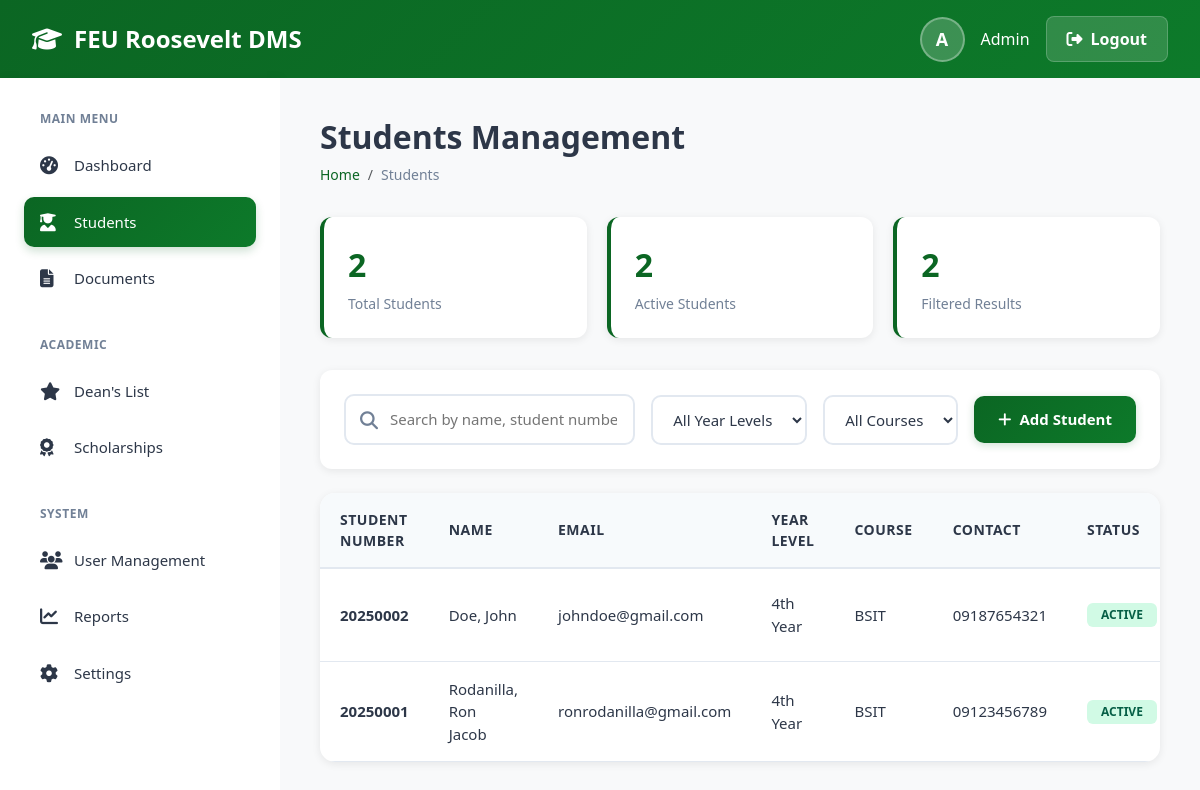
/students.php (signed in), run on the app's committed database.
### tables this page shows
CREATE TABLE `profile` (
  `profile_id` int(11) NOT NULL,
  `user_id` int(11) NOT NULL,
  `stud_id` int(11) NOT NULL,
  `student_number` varchar(50) NOT NULL,
  `firstName` varchar(100) NOT NULL,
  `lastName` varchar(100) NOT NULL,
  `middleName` varchar(100) DEFAULT NULL,
  `name` varchar(255) GENERATED ALWAYS AS (concat(`firstName`,' ',ifnull(concat(`middleName`,' '),''),`lastName`)) STORED,
  `course` varchar(255) DEFAULT NULL,
  `year_level` enum('1st Year','2nd Year','3rd Year','4th Year') DEFAULT NULL,
  `contactNumber` varchar(20) DEFAULT NULL,
  `address` text DEFAULT NULL,
  `created_at` timestamp NOT NULL DEFAULT current_timestamp(),
  `updated_at` timestamp NOT NULL DEFAULT current_timestamp() ON UPDATE current_timestamp()
);

CREATE TABLE `user` (
  `user_id` int(11) NOT NULL,
  `stud_id` int(11) DEFAULT NULL,
  `email` varchar(255) NOT NULL,
  `user_name` varchar(255) NOT NULL,
  `password` varchar(255) NOT NULL,
  `role` enum('Student','Admin','Dean','Registrar','Guidance') NOT NULL,
  `status` enum('Active','Inactive','Suspended') DEFAULT 'Active',
  `created_at` timestamp NOT NULL DEFAULT current_timestamp(),
  `last_login` timestamp NULL DEFAULT NULL
);

### students.php (the view, shortened to what this page needs)
<?php
include('include/db.php');
$search = $_GET['search'] ?? '';
$sql = "SELECT u.user_id, u.email, u.status, u.created_at, p.*
        FROM user u
        LEFT JOIN profile p ON u.user_id = p.user_id
        WHERE u.role = 'Student'";
$sql .= " ORDER BY p.lastName, p.firstName";
$students = $conn->query($sql);
$total_students = $conn->query("SELECT COUNT(*) as count FROM user WHERE role='Student'")->fetch_assoc()['count'];
$active_students = $conn->query("SELECT COUNT(*) as count FROM user WHERE role='Student' AND status='Active'")->fetch_assoc()['count'];
$user_name = $_SESSION['user_name'] ?? $_SESSION['role'];
$user_initial = substr($user_name, 0, 1);
?>
<!DOCTYPE html>
<html lang="en">
<head>
    <link rel="stylesheet" href="https://cdnjs.cloudflare.com/ajax/libs/font-awesome/6.4.0/css/all.min.css">
    <link href="https://cdn.jsdelivr.net/npm/bootstrap@5.3.5/dist/css/bootstrap.min.css" rel="stylesheet">
</head>
<body>
    <div class="header">
        <h1>
            <i class="fas fa-graduation-cap"></i>
            FEU Roosevelt DMS
        </h1>
        <div class="user-info">
            <div class="user-avatar"><?= $user_initial ?></div>
            <span><?= htmlspecialchars($user_name) ?></span>
            <a href="logout.php" class="logout-btn">
                <i class="fas fa-sign-out-alt"></i>
                Logout
            </a>
        </div>
    </div>
    <div class="layout-wrapper">
        <aside class="sidebar">
            <div class="nav-section">
                <div class="nav-section-title">Main Menu</div>
                <a href="admin_dashboard.php" class="nav-item">
                    <i class="fas fa-tachometer-alt"></i>
                    <span>Dashboard</span>
                </a>
                <a href="students.php" class="nav-item active">
                    <i class="fas fa-user-graduate"></i>
                    <span>Students</span>
                </a>
                <a href="documents.php" class="nav-item">
                    <i class="fas fa-file-alt"></i>
                    <span>Documents</span>
                </a>
            </div>
            <div class="nav-section">
                <div class="nav-section-title">Academic</div>
                <a href="deans_list.php" class="nav-item">
                    <i class="fas fa-star"></i>
                    <span>Dean's List</span>
                </a>
                <a href="scholarships.php" class="nav-item">
                    <i class="fas fa-award"></i>
                    <span>Scholarships</span>
                </a>
            </div>
            <div class="nav-section">
                <div class="nav-section-title">System</div>
                <a href="users.php" class="nav-item">
                    <i class="fas fa-users"></i>
                    <span>User Management</span>
                </a>
                <a href="reports.php" class="nav-item">
                    <i class="fas fa-chart-line"></i>
                    <span>Reports</span>
                </a>
                <a href="settings.php" class="nav-item">
                    <i class="fas fa-cog"></i>
                    <span>Settings</span>
                </a>
            </div>
        </aside>
        <main class="main-content">
            <div class="page-header">
                <h1>Students Management</h1>
                <nav aria-label="breadcrumb">
                    <ol class="breadcrumb">
                        <li class="breadcrumb-item"><a href="admin_dashboard.php">Home</a></li>
                        <li class="breadcrumb-item active">Students</li>
                    </ol>
                </nav>
            </div>
            <div class="stats-mini">
                <div class="stat-mini-card">
                    <div class="stat-mini-value"><?= number_format($total_students) ?></div>
                    <div class="stat-mini-label">Total Students</div>
                </div>
                <div class="stat-mini-card">
                    <div class="stat-mini-value"><?= number_format($active_students) ?></div>
                    <div class="stat-mini-label">Active Students</div>
                </div>
                <div class="stat-mini-card">
                    <div class="stat-mini-value"><?= $students ? $students->num_rows : 0 ?></div>
                    <div class="stat-mini-label">Filtered Results</div>
                </div>
            </div>
            <div class="toolbar">
                <div class="toolbar-row">
                    <div class="search-box">
                        <i class="fas fa-search"></i>
                        <input type="text" id="searchInput" placeholder="Search by name, student number, or email..."
                               value="<?= htmlspecialchars($search) ?>">
                    </div>
                    <select id="yearFilter" class="filter-select">
                        <option value="">All Year Levels</option>
                    </select>
                    <select id="courseFilter" class="filter-select">
                        <option value="">All Courses</option>
                    </select>
                    <button class="btn btn-primary" onclick="openModal()">
                        <i class="fas fa-plus"></i> Add Student
                    </button>
                </div>
            </div>
            <div class="content-card">
                <div class="table-responsive">
                    <table>
                        <thead>
                            <tr>
                                <th>Student Number</th>
                                <th>Name</th>
                                <th>Email</th>
                                <th>Year Level</th>
                                <th>Course</th>
                                <th>Contact</th>
                                <th>Status</th>
                            </tr>
                        </thead>
                        <tbody>
                            <?php if ($students && $students->num_rows > 0): ?>
                                <?php while($student = $students->fetch_assoc()): ?>
                                <tr>
                                    <td><strong><?= htmlspecialchars($student['student_number'] ?? 'N/A') ?></strong></td>
                                    <td><?= htmlspecialchars(($student['lastName'] ?? '') . ', ' . ($student['firstName'] ?? '')) ?></td>
                                    <td><?= htmlspecialchars($student['email']) ?></td>
                                    <td><?= htmlspecialchars($student['year_level'] ?? 'N/A') ?></td>
                                    <td><?= htmlspecialchars($student['course'] ?? 'N/A') ?></td>
                                    <td><?= htmlspecialchars($student['contactNumber'] ?? 'N/A') ?></td>
                                    <td>
                                        <span class="badge badge-<?= $student['status'] == 'Active' ? 'success' : 'warning' ?>">
                                            <?= htmlspecialchars($student['status']) ?>
                                        </span>
                                    </td>
                                </tr>
                                <?php endwhile; ?>
                            <?php endif; ?>
                        </tbody>
                    </table>
                </div>
            </div>
        </main>
    </div>
</body>
</html>

### data on the page
profile: student_number "20250002", lastName+firstName "Doe, John", user.email "johndoe@gmail.com", year_level "4th Year", course "BSIT", contactNumber "09187654321", user.status "ACTIVE"
profile: student_number "20250001", lastName+firstName "Rodanilla, Ron Jacob", user.email "ronrodanilla@gmail.com", year_level "4th Year", course "BSIT", contactNumber "09123456789", user.status "ACTIVE"

### other printed values
$user_initial "A"
$user_name "Admin"
$total_students "2"
$active_students "2"
$students->num_rows "2"
